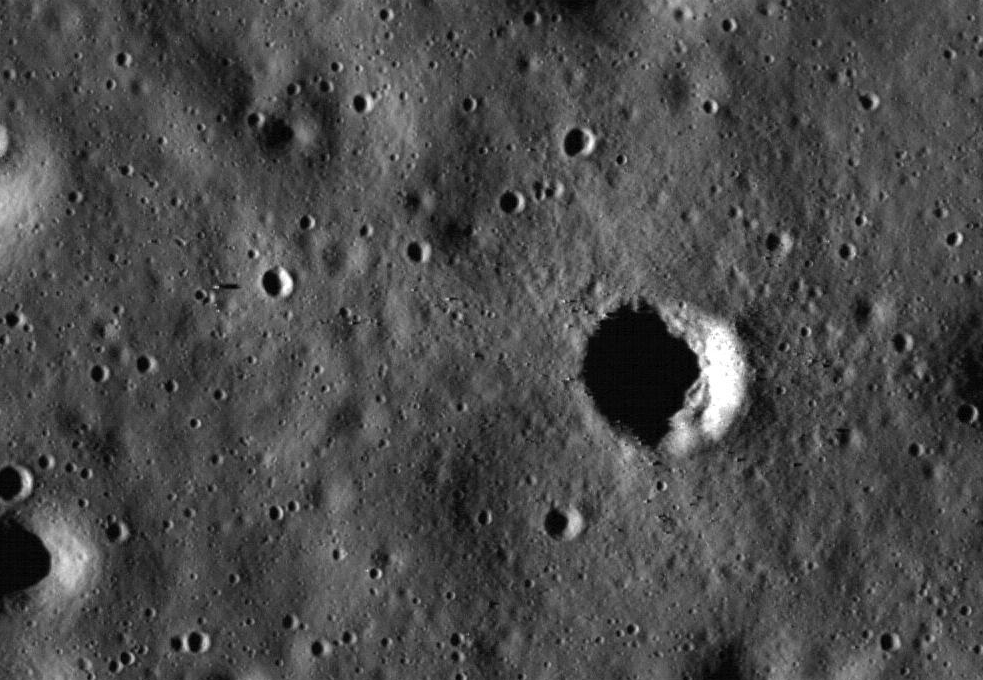
#> input picture high_alt_nn/apollo_images/apollo113km.jpg, 983 x 680 px, found by its file name
$ python cropper.py
#> lines starting #> are read from the running program, lines starting #| are printed output that depends on the picture
from PIL import ImageOps, Image
sizes =[(300,215), (500, 357), (700, 500), (900, 643)]
size = [(300,215), (400, 285), (500, 357), (600, 430), (700, 500), (800, 571)]
for cw,ch  in sizes:
    im_a = Image.open('apollo113km.jpg')
#> im_a is the input picture: PIL image 983x680 RGB; min 0, max 255, mean 74.2
    w = im_a.width
#> w = 983
    h = im_a.height
#> h = 680
    print(w,h)
#| 983 680
    print(cw,ch)
    wdif, hdif = (w-cw)//2, (h-ch)//2
#> wdif = 341; hdif = 232
    border = wdif, hdif, wdif, hdif  # left, top, right, bottom
#> border = (341, 232, 341, 232)
    cropped_img = ImageOps.crop(im_a, border)
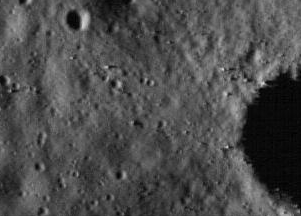
#> cropped_img: PIL image 301x216 RGB; min 0, max 214, mean 75.5
    cropped_img.save("cropped_"+str(cw)+'.png')
